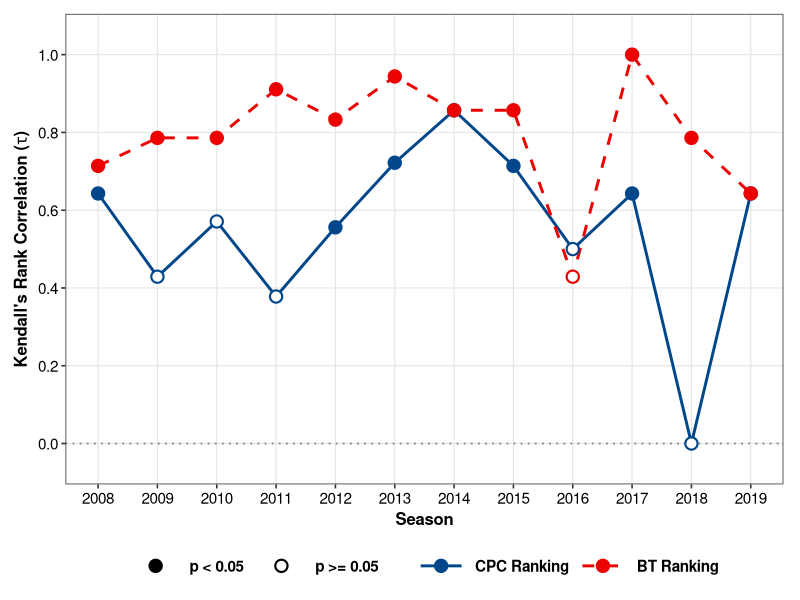
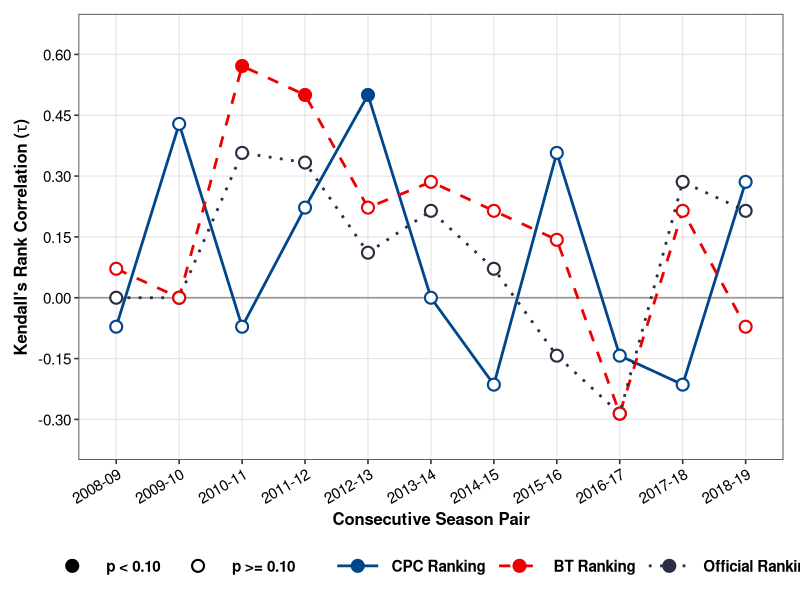
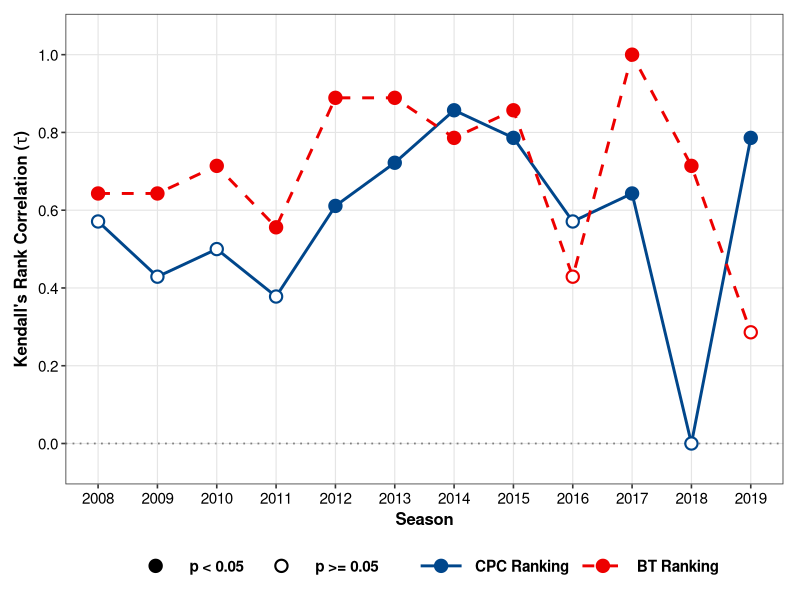
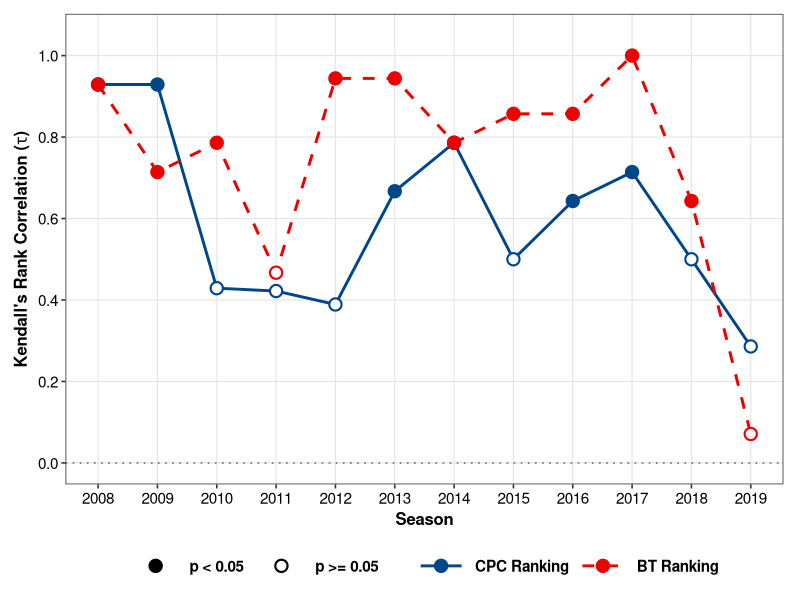
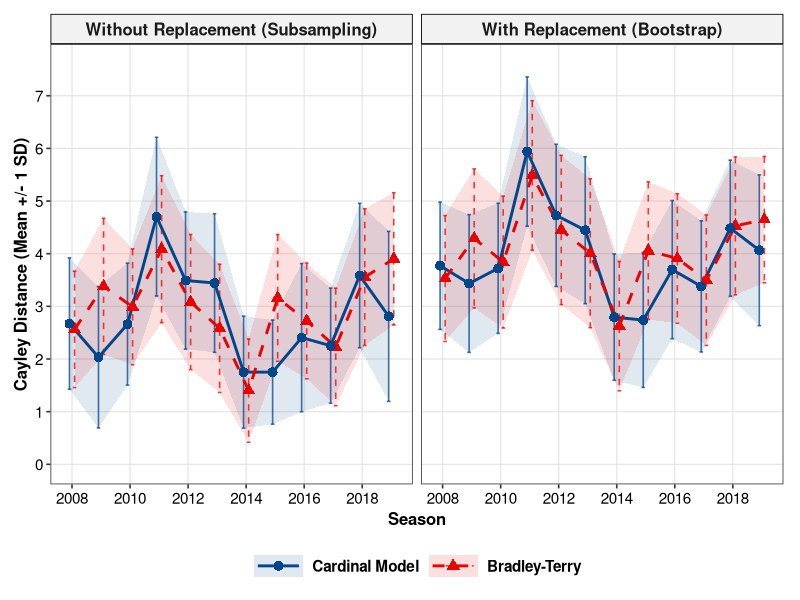
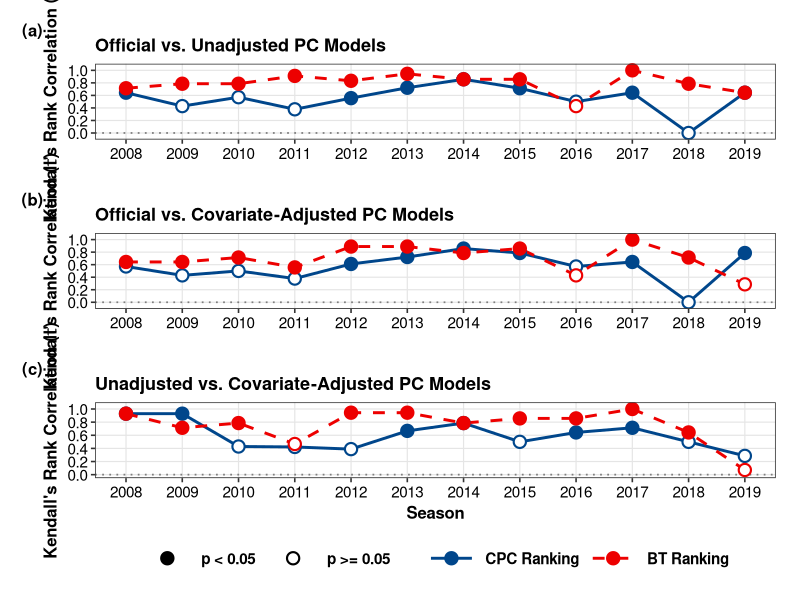

Generate these figures, in order, with R:
# ==============================================================================
# Publication-Ready Plots for Ranking Correlation, Stability & Cayley Distance
# Models: Cardinal Paired Comparison (CPC), Bradley-Terry (BT), and Official
# ==============================================================================

# Install required packages if not already present
# install.packages(c("ggplot2", "dplyr", "tidyr", "patchwork", "scales"))

library(ggplot2)
library(dplyr)
library(tidyr)
library(patchwork)
library(scales)

# ------------------------------------------------------------------------------
# Global Palette & Publication Theme
# ------------------------------------------------------------------------------
model_colors <- c(
  "CPC Ranking"      = "#00468B",
  "Cardinal Model"   = "#00468B",
  "BT Ranking"       = "#ED0000",
  "Bradley-Terry"    = "#ED0000",
  "Official Ranking" = "#2B2D42"
)

model_linetypes <- c(
  "CPC Ranking"      = "solid",
  "Cardinal Model"   = "solid",
  "BT Ranking"       = "dashed",
  "Bradley-Terry"    = "dashed",
  "Official Ranking" = "dotted"
)

sig_shapes <- c(
  "p < 0.05 "      = 19, # Solid filled circle
  "p >= 0.05 " = 21  # Hollow white-filled circle
)

theme_publication <- function(base_size = 12) {
  theme_bw(base_size = base_size) +
    theme(
      plot.title       = element_text(face = "bold", size = base_size + 1, hjust = 0),
      plot.subtitle    = element_text(color = "grey30", size = base_size - 1, margin = margin(b = 8)),
      axis.title       = element_text(face = "bold", size = base_size),
      axis.text        = element_text(color = "black", size = base_size - 1),
      panel.grid.minor = element_blank(),
      panel.grid.major = element_line(color = "grey90", linewidth = 0.4),
      strip.background = element_rect(fill = "grey95", color = "black", linewidth = 0.6),
      strip.text       = element_text(face = "bold", size = base_size),
      legend.position  = "bottom",
      legend.box       = "horizontal",
      legend.title     = element_blank(),
      legend.text      = element_text(size = base_size - 1, face = "bold"),
      legend.key.width = unit(1.3, "cm"),
      plot.margin      = margin(10, 12, 10, 10)
    )
}

# ==============================================================================
# TABLE 1 DATA & PLOT: Official Standing vs. Unadjusted Model Rankings
# (\label{tab:ranking_comparison})
# ==============================================================================
df_tab1 <- data.frame(
  Season  = 2008:2019,
  CPC_tau = c(0.643, 0.429, 0.571, 0.378, 0.556, 0.722, 0.857, 0.714, 0.500, 0.643, 0.000, 0.643),
  CPC_p   = c(0.031151, 0.178869, 0.061012, 0.155742, 0.044615, 0.005886, 0.001736, 0.014137, 0.108681, 0.031151, 1.000000, 0.031151),
  BT_tau  = c(0.714, 0.786, 0.786, 0.911, 0.833, 0.944, 0.857, 0.857, 0.429, 1.000, 0.786, 0.643),
  BT_p    = c(0.014137, 0.005506, 0.005506, 0.000030, 0.000854, 0.000050, 0.001736, 0.001736, 0.178869, 0.000050, 0.005506, 0.031151)
) %>%
  pivot_longer(
    cols          = -Season,
    names_to      = c("Model", ".value"),
    names_pattern = "(CPC|BT)_(tau|p)"
  ) %>%
  mutate(
    Model = ifelse(Model == "CPC", "CPC Ranking", "BT Ranking"),
    Model = factor(Model, levels = c("CPC Ranking", "BT Ranking")),
    Sig   = factor(ifelse(p < 0.05, "p < 0.05 ", "p >= 0.05 "),
                   levels = names(sig_shapes))
  )

plot_tab1 <- ggplot(df_tab1, aes(x = Season, y = tau, color = Model, linetype = Model)) +
  geom_hline(yintercept = 0, linetype = "dotted", color = "grey50", linewidth = 0.6) +
  geom_line(linewidth = 1.0) +
  geom_point(aes(shape = Sig), fill = "white", size = 3.4, stroke = 1.1) +
  scale_x_continuous(breaks = 2008:2019) +
  scale_y_continuous(limits = c(-0.05, 1.05), breaks = seq(0.0, 1.0, by = 0.2)) +
  scale_color_manual(values = model_colors) +
  scale_linetype_manual(values = model_linetypes) +
  scale_shape_manual(values = sig_shapes) +
  labs(
    #title    = "Kendall's Rank Correlation: Official Standings vs. Unadjusted Model Rankings",
    #subtitle = "Solid markers indicate statistically significant rank correlation (p < 0.05); hollow markers indicate p >= 0.05",
    x        = "Season",
    y        = expression(bold(paste("Kendall's Rank Correlation (", tau, ")")))
  ) +
  theme_publication()

# ==============================================================================
# TABLE 2 DATA & PLOT: Inter-Season Ranking Stability Without Covariates
# (\label{tab:ranking_stability_combined})
# ==============================================================================
season_pairs <- c("2008-09", "2009-10", "2010-11", "2011-12", "2012-13",
                  "2013-14", "2014-15", "2015-16", "2016-17", "2017-18", "2018-19")

df_tab2 <- data.frame(
  Pair     = factor(season_pairs, levels = season_pairs),
  Off_tau  = c(0.000000, 0.000000, 0.357143, 0.333333, 0.111111, 0.214286, 0.071429, -0.142857, -0.285714, 0.285714, 0.214286),
  Off_p    = c(1.000000, 1.000000, 0.275099, 0.259518, 0.761414, 0.548413, 0.904861, 0.719544, 0.398760, 0.398760, 0.548413),
  BT_tau   = c(0.071429, 0.000000, 0.571429, 0.500000, 0.222222, 0.285714, 0.214286, 0.142857, -0.285714, 0.214286, -0.071429),
  BT_p     = c(0.904861, 1.000000, 0.061012, 0.075176, 0.476709, 0.398760, 0.548413, 0.719544, 0.398760, 0.548413, 0.904861),
  CPC_tau  = c(-0.071429, 0.428571, -0.071429, 0.222222, 0.500000, 0.000000, -0.214286, 0.357143, -0.142857, -0.214286, 0.285714),
  CPC_p    = c(0.904861, 0.178869, 0.904861, 0.476709, 0.075176, 1.000000, 0.548413, 0.275099, 0.719544, 0.548413, 0.398760)
) %>%
  pivot_longer(
    cols          = -Pair,
    names_to      = c("Model", ".value"),
    names_pattern = "(Off|BT|CPC)_(tau|p)"
  ) %>%
  mutate(
    Model = case_when(
      Model == "CPC" ~ "CPC Ranking",
      Model == "BT"  ~ "BT Ranking",
      Model == "Off" ~ "Official Ranking"
    ),
    Model     = factor(Model, levels = c("CPC Ranking", "BT Ranking", "Official Ranking")),
    Marg_Sig  = factor(ifelse(p < 0.10, "p < 0.10 ", "p >= 0.10 "),
                       levels = c("p < 0.10 ", "p >= 0.10 "))
  )

plot_tab2 <- ggplot(df_tab2, aes(x = Pair, y = tau, group = Model, color = Model, linetype = Model)) +
  geom_hline(yintercept = 0, linetype = "solid", color = "grey60", linewidth = 0.6) +
  geom_line(linewidth = 0.95) +
  geom_point(aes(shape = Marg_Sig), fill = "white", size = 3.3, stroke = 1.1) +
  scale_y_continuous(limits = c(-0.35, 0.65), breaks = seq(-0.3, 0.6, by = 0.15)) +
  scale_color_manual(values = model_colors) +
  scale_linetype_manual(values = model_linetypes) +
  scale_shape_manual(values = c("p < 0.10 " = 19, "p >= 0.10 " = 21)) +
  labs(
    #title    = "Season-to-Season Ranking Stability of Models Without Covariates",
    #subtitle = "Consecutive-season Kendall's tau across Official, BT, and CPC rankings (all p >= 0.05; solid markers denote p < 0.10)",
    x        = "Consecutive Season Pair",
    y        = expression(bold(paste("Kendall's Rank Correlation (", tau, ")")))
  ) +
  theme_publication() +
  theme(axis.text.x = element_text(angle = 30, hjust = 1))

# ==============================================================================
# TABLE 3 DATA & PLOT: Official Standing vs. Covariate-Adjusted PC Rankings
# (\label{tab:ranking_comparison_cov1})
# ==============================================================================
df_tab3 <- data.frame(
  Season  = 2008:2019,
  CPC_tau = c(0.571, 0.429, 0.500, 0.378, 0.611, 0.722, 0.857, 0.786, 0.571, 0.643, 0.000, 0.786),
  CPC_p   = c(0.061012, 0.178869, 0.108681, 0.155742, 0.024741, 0.005886, 0.001736, 0.005506, 0.061012, 0.031151, 1.000000, 0.005506),
  BT_tau  = c(0.643, 0.643, 0.714, 0.556, 0.889, 0.889, 0.786, 0.857, 0.429, 1.000, 0.714, 0.286),
  BT_p    = c(0.031151, 0.031151, 0.014137, 0.028609, 0.000243, 0.000243, 0.005506, 0.001736, 0.178869, 0.000050, 0.014137, 0.398760)
) %>%
  pivot_longer(
    cols          = -Season,
    names_to      = c("Model", ".value"),
    names_pattern = "(CPC|BT)_(tau|p)"
  ) %>%
  mutate(
    Model = ifelse(Model == "CPC", "CPC Ranking", "BT Ranking"),
    Model = factor(Model, levels = c("CPC Ranking", "BT Ranking")),
    Sig   = factor(ifelse(p < 0.05, "p < 0.05 ", "p >= 0.05 "),
                   levels = names(sig_shapes))
  )

plot_tab3 <- ggplot(df_tab3, aes(x = Season, y = tau, color = Model, linetype = Model)) +
  geom_hline(yintercept = 0, linetype = "dotted", color = "grey50", linewidth = 0.6) +
  geom_line(linewidth = 1.0) +
  geom_point(aes(shape = Sig), fill = "white", size = 3.4, stroke = 1.1) +
  scale_x_continuous(breaks = 2008:2019) +
  scale_y_continuous(limits = c(-0.05, 1.05), breaks = seq(0.0, 1.0, by = 0.2)) +
  scale_color_manual(values = model_colors) +
  scale_linetype_manual(values = model_linetypes) +
  scale_shape_manual(values = sig_shapes) +
  labs(
    #title    = "Kendall's Rank Correlation: Official Standings vs. Covariate-Adjusted PC Models",
    #subtitle = "Solid markers indicate statistically significant rank correlation (p < 0.05); hollow markers indicate p >= 0.05",
    x        = "Season",
    y        = expression(bold(paste("Kendall's Rank Correlation (", tau, ")")))
  ) +
  theme_publication()

# ==============================================================================
# TABLE 4 DATA & PLOT: Unadjusted vs. Covariate-Adjusted PC Rankings
# (\label{tab:ranking_comparison_cov})
# ==============================================================================
df_tab4 <- data.frame(
  Season  = 2008:2019,
  CPC_tau = c(0.929, 0.929, 0.429, 0.422, 0.389, 0.667, 0.786, 0.500, 0.643, 0.714, 0.500, 0.286),
  CPC_p   = c(0.000397, 0.000397, 0.178869, 0.108313, 0.180181, 0.012665, 0.005506, 0.108681, 0.031151, 0.014137, 0.108681, 0.398760),
  BT_tau  = c(0.929, 0.714, 0.786, 0.467, 0.944, 0.944, 0.786, 0.857, 0.857, 1.000, 0.643, 0.071),
  BT_p    = c(0.000397, 0.014137, 0.005506, 0.072550, 0.000050, 0.000050, 0.005506, 0.001736, 0.001736, 0.000050, 0.031151, 0.904861)
) %>%
  pivot_longer(
    cols          = -Season,
    names_to      = c("Model", ".value"),
    names_pattern = "(CPC|BT)_(tau|p)"
  ) %>%
  mutate(
    Model = ifelse(Model == "CPC", "CPC Ranking", "BT Ranking"),
    Model = factor(Model, levels = c("CPC Ranking", "BT Ranking")),
    Sig   = factor(ifelse(p < 0.05, "p < 0.05 ", "p >= 0.05 "),
                   levels = names(sig_shapes))
  )

plot_tab4 <- ggplot(df_tab4, aes(x = Season, y = tau, color = Model, linetype = Model)) +
  geom_hline(yintercept = 0, linetype = "dotted", color = "grey50", linewidth = 0.6) +
  geom_line(linewidth = 1.0) +
  geom_point(aes(shape = Sig), fill = "white", size = 3.4, stroke = 1.1) +
  scale_x_continuous(breaks = 2008:2019) +
  scale_y_continuous(limits = c(0.0, 1.05), breaks = seq(0.0, 1.0, by = 0.2)) +
  scale_color_manual(values = model_colors) +
  scale_linetype_manual(values = model_linetypes) +
  scale_shape_manual(values = sig_shapes) +
  labs(
    #title    = "Kendall's Rank Correlation: Unadjusted vs. Covariate-Adjusted PC Models",
    #subtitle = "Measures sensitivity of inferred hierarchies to covariate inclusion (solid: p < 0.05; hollow: p >= 0.05)",
    x        = "Season",
    y        = expression(bold(paste("Kendall's Rank Correlation (", tau, ")")))
  ) +
  theme_publication()

# ==============================================================================
# TABLE 5 DATA & PLOT: Cayley Distance Summary Under Resampling
# (\label{tab:combined_bootstrap_comparison})
# ==============================================================================
df_tab5 <- data.frame(
  Season          = 2008:2019,
  BT_NoRep_M    = c(2.563, 3.379, 2.992, 4.086, 3.082, 2.582, 1.400, 3.160, 2.723, 2.229, 3.556, 3.902),
  BT_NoRep_SD   = c(1.105, 1.294, 1.100, 1.396, 1.283, 1.218, 0.980, 1.203, 1.099, 1.116, 1.298, 1.256),
  BT_Rep_M      = c(3.529, 4.291, 3.841, 5.486, 4.450, 4.009, 2.625, 4.057, 3.909, 3.497, 4.529, 4.647),
  BT_Rep_SD     = c(1.195, 1.320, 1.252, 1.420, 1.417, 1.414, 1.228, 1.307, 1.230, 1.239, 1.310, 1.199),
  CPC_NoRep_M   = c(2.673, 2.034, 2.662, 4.703, 3.491, 3.443, 1.751, 1.751, 2.406, 2.253, 3.586, 2.810),
  CPC_NoRep_SD  = c(1.247, 1.343, 1.158, 1.507, 1.303, 1.316, 1.064, 0.989, 1.407, 1.093, 1.371, 1.614),
  CPC_Rep_M     = c(3.771, 3.434, 3.722, 5.940, 4.728, 4.446, 2.795, 2.739, 3.697, 3.379, 4.484, 4.065),
  CPC_Rep_SD    = c(1.209, 1.308, 1.235, 1.417, 1.350, 1.395, 1.199, 1.278, 1.312, 1.246, 1.292, 1.432)
) %>%
  pivot_longer(
    cols          = -Season,
    names_to      = c("Model", "Scheme", ".value"),
    names_pattern = "(BT|CPC)_(NoRep|Rep)_(M|SD)"
  ) %>%
  mutate(
    Model  = ifelse(Model == "CPC", "Cardinal Model", "Bradley-Terry"),
    Model  = factor(Model, levels = c("Cardinal Model", "Bradley-Terry")),
    Scheme = ifelse(Scheme == "NoRep", "Without Replacement (Subsampling)", "With Replacement (Bootstrap)"),
    Scheme = factor(Scheme, levels = c("Without Replacement (Subsampling)", "With Replacement (Bootstrap)"))
  )

pd_cayley <- position_dodge(width = 0.35)

plot_tab5 <- ggplot(df_tab5, aes(x = Season, y = M, color = Model, fill = Model,
                                 linetype = Model, shape = Model)) +
  geom_ribbon(aes(ymin = pmax(0, M - SD), ymax = M + SD),
              alpha = 0.12, color = NA, position = pd_cayley) +
  geom_errorbar(aes(ymin = pmax(0, M - SD), ymax = M + SD),
                width = 0.25, linewidth = 0.55, alpha = 0.75, position = pd_cayley) +
  geom_line(linewidth = 1.0, position = pd_cayley) +
  geom_point(size = 3.0, position = pd_cayley) +
  facet_wrap(~ Scheme, ncol = 2) +
  scale_x_continuous(breaks = seq(2008, 2019, by = 2)) +
  scale_y_continuous(limits = c(0, 7.6), breaks = seq(0, 7, by = 1)) +
  scale_color_manual(values = model_colors) +
  scale_fill_manual(values = model_colors) +
  scale_linetype_manual(values = model_linetypes) +
  scale_shape_manual(values = c("Cardinal Model" = 16, "Bradley-Terry" = 17)) +
  labs(
    #title    = "Cayley Distance Summary for BT and CPC Models Under Resampling",
    #subtitle = "Mean Cayley distance (+/- 1 SD error bars and shaded band) across 2008-2019 IPL seasons",
    x        = "Season",
    y        = "Cayley Distance (Mean +/- 1 SD)"
  ) +
  theme_publication()

# ==============================================================================
# OPTIONAL COMPOSITE FIGURE: Unified 3-Panel Kendall's Tau Comparison (Tables 1, 3, 4)
# ==============================================================================
p1_compact <- plot_tab1 + labs(title = "Official vs. Unadjusted PC Models", subtitle = NULL, x = NULL)
p3_compact <- plot_tab3 + labs(title = "Official vs. Covariate-Adjusted PC Models", subtitle = NULL, x = NULL)
p4_compact <- plot_tab4 + labs(title = "Unadjusted vs. Covariate-Adjusted PC Models", subtitle = NULL)

plot_kendall_unified <- (p1_compact / p3_compact / p4_compact) +
  plot_annotation(tag_levels = "a", tag_prefix = "(", tag_suffix = ")") +
  plot_layout(guides = "collect") &
  theme(
    legend.position = "bottom",
    plot.tag        = element_text(face = "bold", size = 12)
  )

# Print all plots
pdf("plot_tab1.pdf", width = 9.0, height = 5.0)
plot_tab1
dev.off()

pdf("plot_tab2.pdf", width = 9.0, height = 5.0)
plot_tab2
dev.off()

pdf("plot_tab3.pdf", width = 9.0, height = 5.0)
plot_tab3
dev.off()

pdf("plot_tab4.pdf", width = 9.0, height = 5.0)
plot_tab4
dev.off()

pdf("plot_tab5.pdf", width = 9.0, height = 5.0)
plot_tab5
dev.off()

pdf("plot_kendall_unified.pdf", width = 9.0, height = 10.0)
plot_kendall_unified
dev.off()
